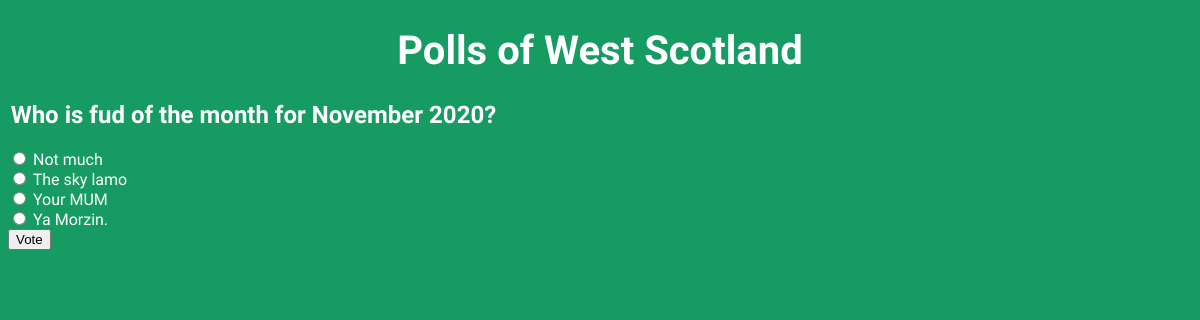
The page /polls/1/ on the database its author committed.
### polls/models.py (models this page shows, shortened)
class Question(models.Model):
    question_text = models.CharField(max_length=200)
    pub_date = models.DateTimeField("date published")
    def was_published_recently(self):
        now = timezone.now()
        return now - datetime.timedelta(days=1) <= self.pub_date <= timezone.now()
    was_published_recently.admin_order_field = 'pub_date'
    was_published_recently.boolean = True
    was_published_recently.short_description = 'Published recently?'

class Choice(models.Model):
    question = models.ForeignKey(Question, on_delete = models.CASCADE)
    choice_text = models.CharField(max_length = 200)
    votes = models.IntegerField(default = 0)

### polls/views.py (the view)
# urls.py: path('<int:pk>/', views.DetailView.as_view(), name='detail'),
class DetailView(generic.DetailView):
    model = Question
    template_name = 'polls/detail.html'

### polls/templates/polls/detail.html (shortened to what this page needs)
<!DOCTYPE html>
<html lang="en">
    <head>
        {% load static %}
        <link href="{% static 'polls/style.css' %}" rel="stylesheet"/>
    </head>
    <body>
        <h1>Polls of West Scotland</h1>
        <h2>{{ question.question_text }}</h2>
        <form action="{% url 'polls:vote' question.id %}" method="post">
            {% for choice in question.choice_set.all %}
            <input type="radio" name="choice" id="choice{{ forloop.counter }}" value="{{ choice.id }}">
                <label for="choice{{ forloop.counter }}">{{ choice.choice_text }}</label><br>
            {% endfor %}
            <input type="submit" value="Vote">
        </form>
    </body>
</html>

### polls/static/polls/style.css (style rules this page uses)
html { background-color: #169B62; }
body { font-family: "Fira Sans", sans-serif; color: white; }
h1 { font-size: 40px; text-align: center; }
h2 { padding-left: 2pt; }

### rows shown on the page
Question: question_text "Who is fud of the month for November 2020?"
Choice: choice_text "Not much"
Choice: choice_text "The sky lamo"
Choice: choice_text "Your MUM"
Choice: choice_text "Ya Morzin."
